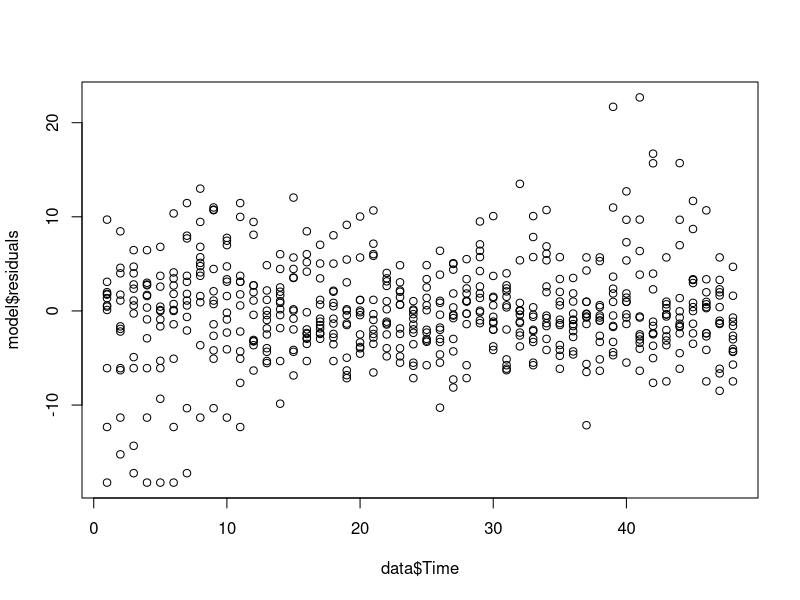
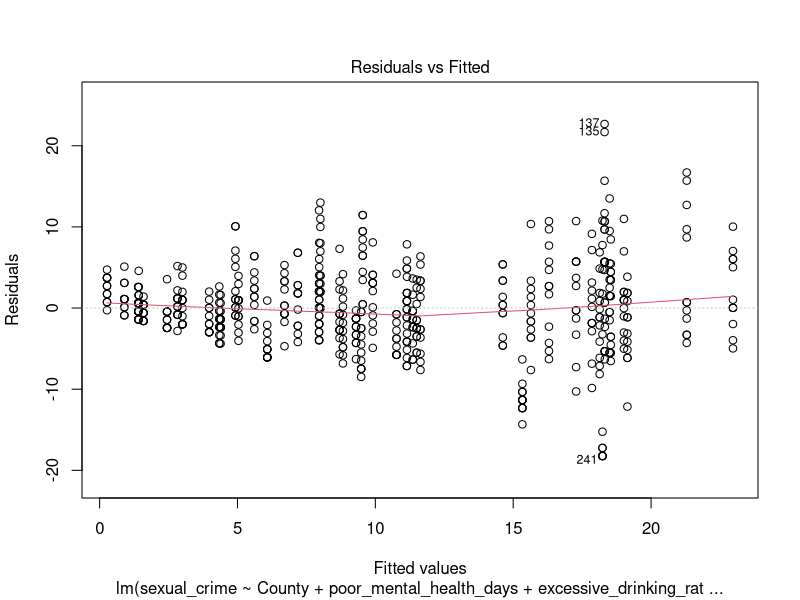
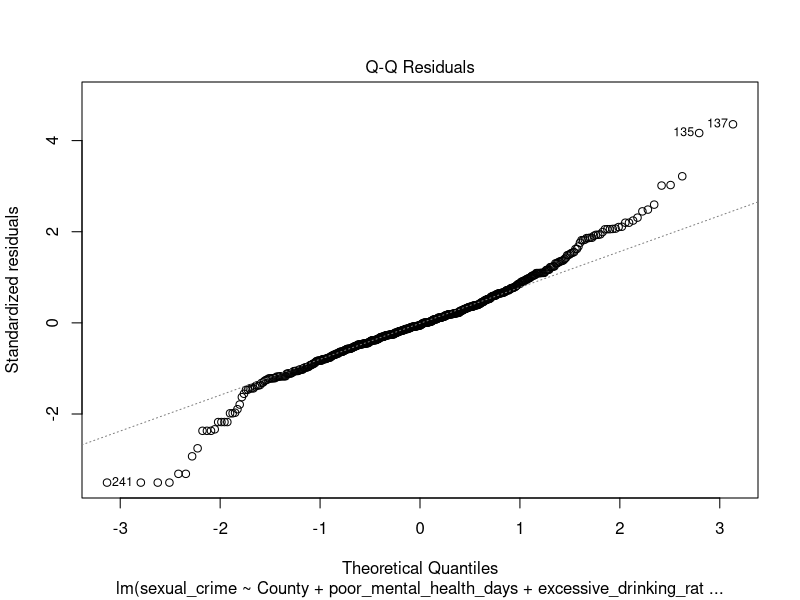
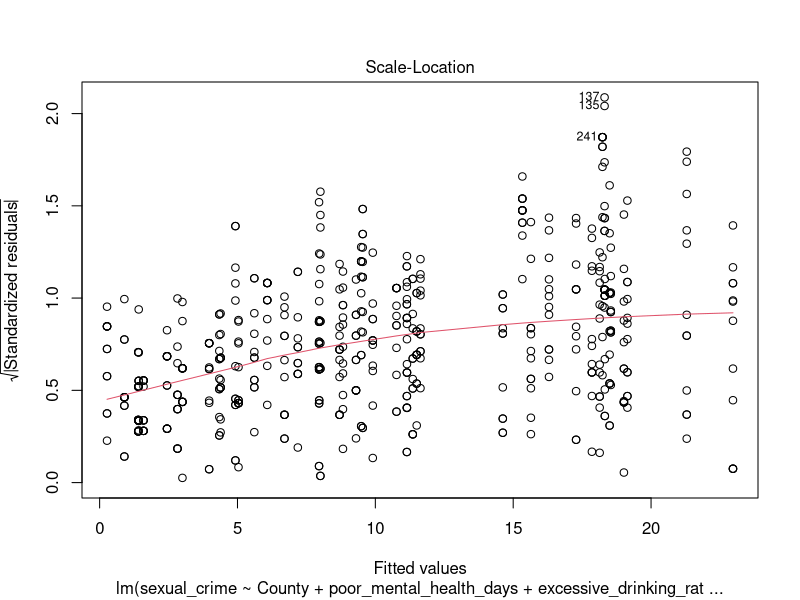
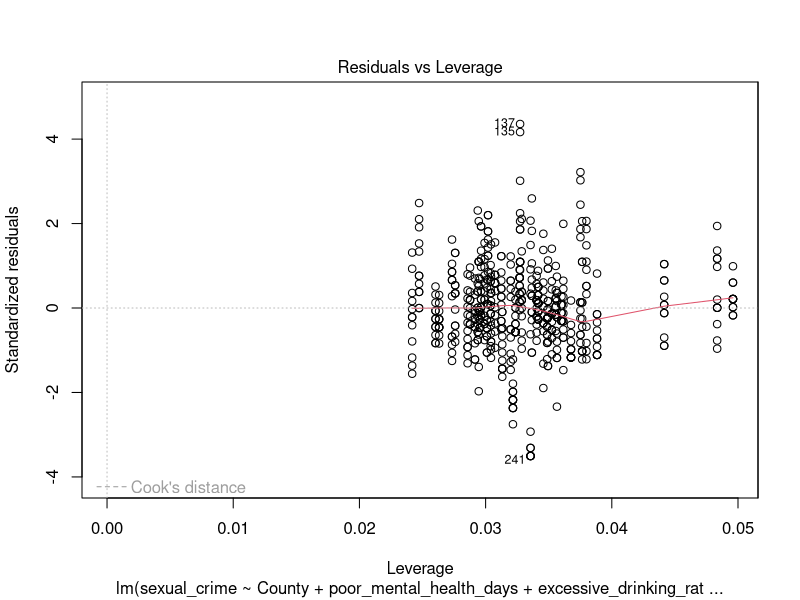
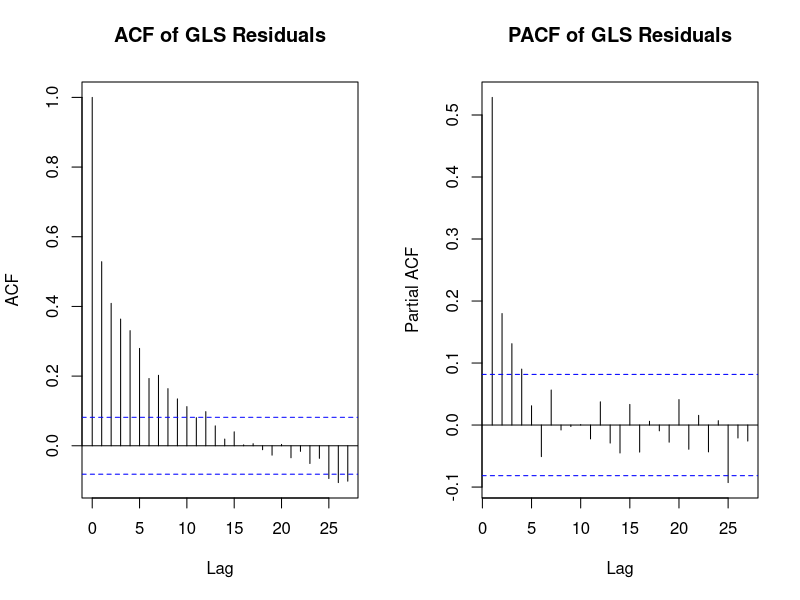
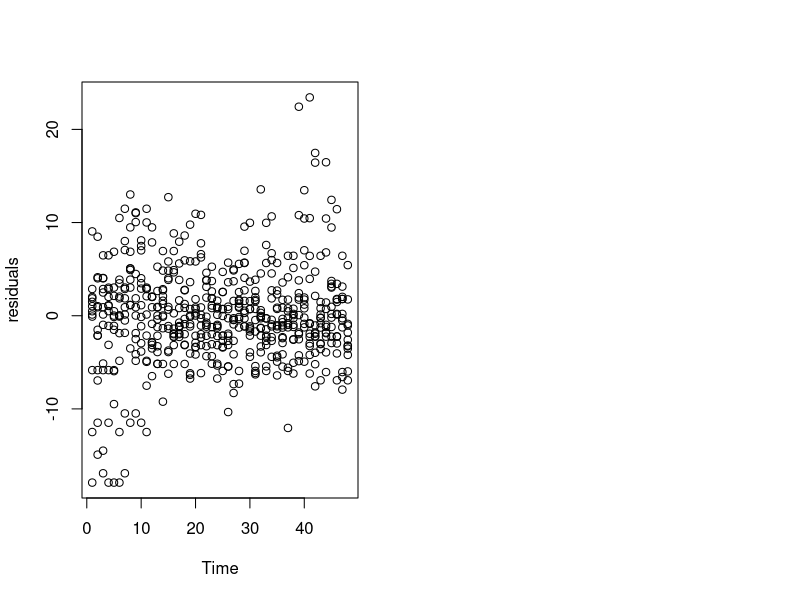
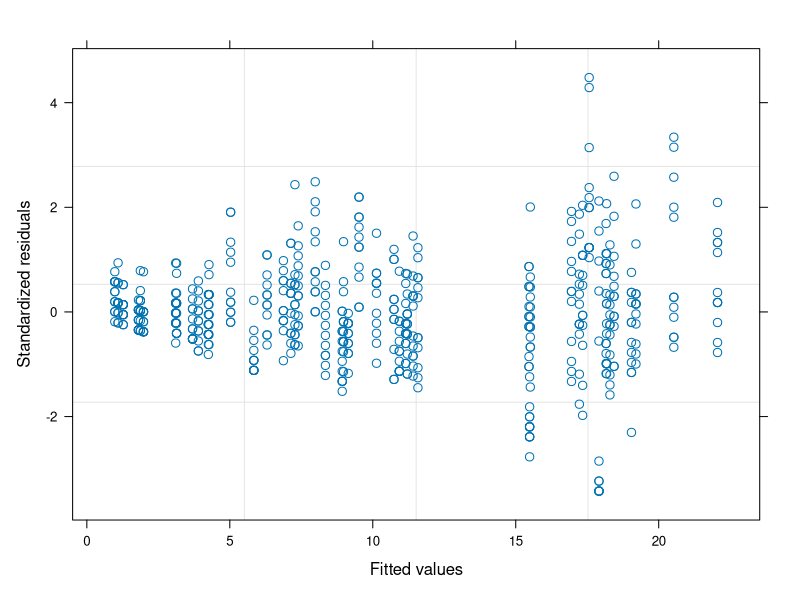

These charts were generated, in order, by the following R code:
## ---- chunk 1
knitr::opts_chunk$set(echo = TRUE)
## ---- chunk 2
library(readxl)
data <- read_excel("dataset.xlsx") 
## ---- chunk 3
colnames(data)
## ---- chunk 4

model <- lm(sexual_crime ~ County+poor_mental_health_days+excessive_drinking_rate+adult_smoking_rate+unemployment_rate+median_household_income+uninsured+mental_health_providers, data = data)
summary(model)
## ---- chunk 5
library(lmtest)
dwtest(model) # true autocorrelation is greater than 0
## ---- chunk 6
data$Time <- as.numeric(as.factor(data$Time))
plot(x = data$Time,y = model$residuals)
## ---- chunk 7
plot(model) # increasing variance
## ---- chunk 8
library(tidyverse)
data$Time <- as.numeric(as.factor(data$Time))
library(nlme)
mod_gls_1a <- gls(sexual_crime ~ County + poor_mental_health_days + excessive_drinking_rate +
               adult_smoking_rate + unemployment_rate + 
               uninsured + mental_health_providers, 
               data = data, 
               correlation = corAR1(form = ~ Time | County), 
               method = "ML")
summary(mod_gls_1a)
## ---- chunk 9
par(mfrow = c(1, 2))
acf(mod_gls_1a$residuals, main = "ACF of GLS Residuals")
pacf(mod_gls_1a$residuals, main = "PACF of GLS Residuals")
## ---- chunk 10
plot(mod_gls_1a$residuals ~ data$Time,
     xlab = "Time", ylab = "residuals")
## ---- chunk 11
plot(mod_gls_1a) # increasing variance
## ---- chunk 12
library(nlme)
mod_gls_1b <- gls(sexual_crime ~ County + poor_mental_health_days + excessive_drinking_rate +
               adult_smoking_rate + unemployment_rate + 
               uninsured + mental_health_providers, 
               data = data, 
               correlation = corARMA(p = 1, q = 1, form = ~ Time | County), 
               method = "ML")
summary(mod_gls_1b)
## ---- chunk 13
par(mfrow = c(1, 2))
acf(mod_gls_1b$residuals, main = "ACF of GLS Residuals")
pacf(mod_gls_1b$residuals, main = "PACF of GLS Residuals")
## ---- chunk 14
plot(mod_gls_1b$residuals ~ data$Time,
     xlab = "Time", ylab = "residuals")
## ---- chunk 15
plot(mod_gls_1b) # increasing variance
## ---- chunk 16
library(nlme)

data$Diff_sexual_crime <- ave(data$sexual_crime, data$County, FUN = function(x) c(NA, diff(x)))

data_diff <- na.omit(data)

mod_gls_1c <- gls(Diff_sexual_crime ~ County + poor_mental_health_days + excessive_drinking_rate +
               adult_smoking_rate + unemployment_rate + median_household_income + 
               uninsured + mental_health_providers, 
               data = data_diff, 
               correlation = corARMA(p = 1, q = 1, form = ~ Time | County), 
               method = "ML")

summary(mod_gls_1c)
## ---- chunk 17
par(mfrow = c(1, 2))
acf(mod_gls_1c$residuals, main = "ACF of GLS Residuals")
pacf(mod_gls_1c$residuals, main = "PACF of GLS Residuals")
## ---- chunk 18
plot(mod_gls_1c) # increasing variance
## ---- chunk 19
data$log_crime <- log1p(data$sexual_crime)

mod_gls_log_2a <- gls(log_crime ~ County + adult_smoking_rate + unemployment_rate + 
                   poor_mental_health_days + excessive_drinking_rate + 
                   uninsured + mental_health_providers, 
                   data = data, 
                   correlation = corAR1(form = ~ Time | County), 
                   method = "ML")
summary(mod_gls_log_2a)
## ---- chunk 20
par(mfrow = c(1, 2))
acf(mod_gls_log_2a$residuals, main = "ACF of log GLS Residuals")
pacf(mod_gls_log_2a$residuals, main = "PACF of log GLS Residuals")
## ---- chunk 21
plot(mod_gls_log_2a$residuals ~ data$Time,
     xlab = "Time", ylab = "residuals")
## ---- chunk 22
plot(mod_gls_log_2a) # homoscedasticity
## ---- chunk 23
data$log_crime <- log1p(data$sexual_crime)

library(nlme)

mod_gls_log_2b <- gls(log_crime ~ County + adult_smoking_rate + unemployment_rate + 
                   poor_mental_health_days + excessive_drinking_rate + 
                   uninsured + mental_health_providers, 
                   data = data, 
                   correlation = corARMA(p = 1, q = 1, form = ~ Time | County), 
                   method = "ML")

summary(mod_gls_log_2b)

## ---- chunk 24
par(mfrow = c(1, 2))
acf(mod_gls_log_2b$residuals, main = "ACF of log GLS Residuals")
pacf(mod_gls_log_2b$residuals, main = "PACF of log GLS Residuals")
## ---- chunk 25
plot(mod_gls_log_2b$residuals ~ data$Time,
     xlab = "Time", ylab = "residuals")
## ---- chunk 26
plot(mod_gls_log_2b) # homoscedasticity
## ---- chunk 27
library(tidyverse)
library(nlme)

data <- data %>% arrange(County, Time)
data$Time <- as.Date(data$Time)

data$log_crime <- log1p(data$sexual_crime)

data <- data %>%
  group_by(County) %>%
  mutate(diff_log_crime = c(NA, diff(log_crime))) %>%
  ungroup()

data_diff <- data %>% filter(!is.na(diff_log_crime))

mod_gls_arima_2c <- gls(diff_log_crime ~ County + adult_smoking_rate + unemployment_rate +
                     poor_mental_health_days + excessive_drinking_rate + 
                     uninsured + mental_health_providers, 
                     data = data_diff,
                     correlation = corARMA(p = 1, q = 1, form = ~ Time | County),
                     method = "ML")

summary(mod_gls_arima_2c)
## ---- chunk 28
par(mfrow = c(1, 2))
acf(mod_gls_arima_2c$residuals, main = "ACF of GLS Residuals")
pacf(mod_gls_arima_2c$residuals, main = "PACF of GLS Residuals")
## ---- chunk 29
plot(mod_gls_arima_2c) # homoscedasticity
